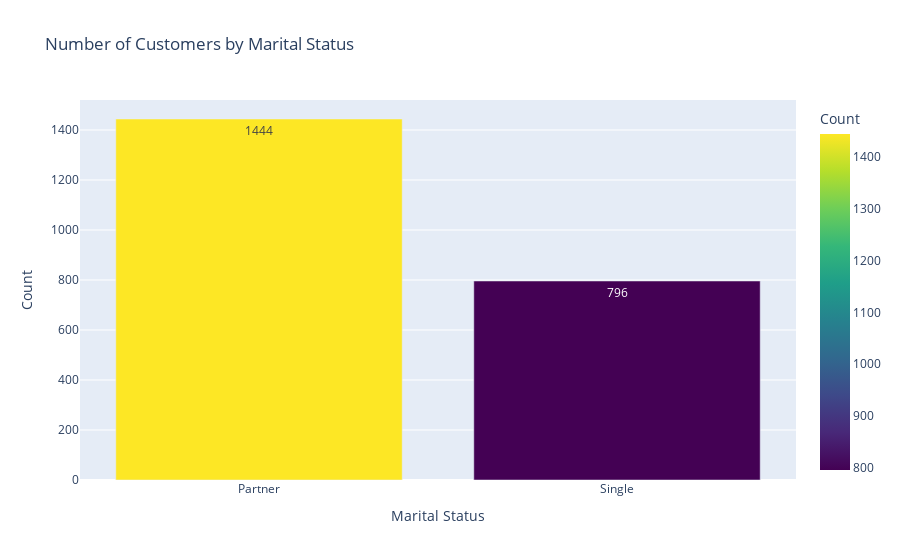

Notebook code cell kept with this figure:
### Markdown cell above
**Analysis of the Plot: Number of Customers by Age Group**

- **`Dominance of Older Age Groups`**:  
  Customers aged **61+** (857) and **51-60** (685) form the largest segments, indicating the supermarket primarily serves an older demographic.  
- **`Moderate Representation in Middle Age Groups`**:  
  The **41-50** age group (506) also represents a significant portion of customers, contributing to overall sales.  
- **`Low Representation of Younger Age Groups`**:  
  Customers aged **31-40** (187) and **18-30** (2) are minimally represented, suggesting limited engagement or relevance of products for younger demographics.  

**Recommendation**
1. **`Focus on Older Age Groups`**:  
   - Develop tailored marketing strategies and product offerings for the 51+ demographic to maintain loyalty and increase spending.  
2. **`Engage Younger Demographics`**:  
   - Investigate reasons for low engagement among younger customers and implement campaigns or product lines to attract this group.

### Code cell
# Count the number of customers in each marital status
marital_status_counts = df['Marital_Status'].value_counts().reset_index()
marital_status_counts.columns = ['Marital_Status', 'Count']

# Filter only Single and Partner statuses
marital_status_counts = marital_status_counts[marital_status_counts['Marital_Status'].isin(['Single', 'Partner'])]

# Create an interactive bar plot for marital status counts
fig = px.bar(
    marital_status_counts,
    x='Marital_Status',
    y='Count',
    title='Number of Customers by Marital Status',
    labels={'Marital_Status': 'Marital Status', 'Count': 'Count'},
    color='Count',
    color_continuous_scale='viridis',
    text_auto=True
)

fig.show()

### Figure 1 — Plotly figure (JSON) as saved in the notebook; plotly's stock layout.template omitted (floating-point values rounded to 4 significant figures)
{"data": [{"alignmentgroup": "True", "hovertemplate": "Marital Status=%{x}<br>Count=%{marker.color}<extra></extra>", "legendgroup": "", "marker": {"color": [1444, 796], "coloraxis": "coloraxis", "pattern": {"shape": ""}}, "name": "", "offsetgroup": "", "orientation": "v", "showlegend": false, "textposition": "auto", "texttemplate": "%{y}", "type": "bar", "x": ["Partner", "Single"], "xaxis": "x", "y": [1444, 796], "yaxis": "y"}], "layout": {"barmode": "relative", "coloraxis": {"colorbar": {"title": {"text": "Count"}}, "colorscale": [[0, "#440154"], [0.1111, "#482878"], [0.2222, "#3e4989"], [0.3333, "#31688e"], [0.4444, "#26828e"], [0.5556, "#1f9e89"], [0.6667, "#35b779"], [0.7778, "#6ece58"], [0.8889, "#b5de2b"], [1, "#fde725"]]}, "legend": {"tracegroupgap": 0}, "title": {"text": "Number of Customers by Marital Status"}, "xaxis": {"anchor": "y", "domain": [0, 1], "title": {"text": "Marital Status"}}, "yaxis": {"anchor": "x", "domain": [0, 1], "title": {"text": "Count"}}}}
